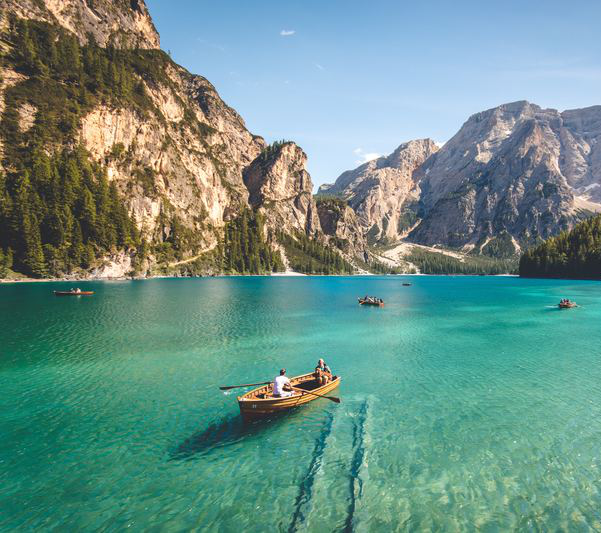
#> input picture pr_10/img_left.png, 601 x 533 px
$ python stitch1.py   (older library calls are emulated)
#> lines starting #> are read from the running program, lines starting #| are printed output that depends on the picture; after the words box and inside, x2 and y2 are one past the last pixel; in counts of white or black regions, pixels touching at a corner belong together
import sys, os
import numpy as np
from imageio import imread, imwrite
from scipy.ndimage.filters import convolve
from PIL import Image

def calc_energy(img):
    filter_du = np.array([
        [1.0, 2.0, 1.0],
        [0.0, 0.0, 0.0],
        [-1.0, -2.0, -1.0],
    ])
    filter_du = np.stack([filter_du] * 3, axis=2)

    filter_dv = np.array([
        [1.0, 0.0, -1.0],
        [2.0, 0.0, -2.0],
        [1.0, 0.0, -1.0],
    ])
    filter_dv = np.stack([filter_dv] * 3, axis=2)
    img = img.astype('float32')
    convolved = np.absolute(convolve(img, filter_du)) + np.absolute(convolve(img, filter_dv))

    energy_map = convolved.sum(axis=2)
    return energy_map

def minimum_seam(img):
    r, c, _ = img.shape
    energy_map = calc_energy(img)
    M = energy_map.copy()
    backtrack = np.zeros_like(M, dtype=np.int)

    for i in range(1, r):
        for j in range(0, c):
            if j == 0:
                idx = np.argmin(M[i - 1, j:j + 2])
                backtrack[i, j] = idx + j
                min_energy = M[i - 1, idx + j]
            else:
                idx = np.argmin(M[i - 1, j - 1:j + 2])
                backtrack[i, j] = idx + j - 1
                min_energy = M[i - 1, idx + j - 1]
            M[i, j] += min_energy
    return M, backtrack

def left_column(img, base_img):
#> called with img = 'img_left.png', base_img = 'img.png'
    img_read = imread(img)
#> img_read is the input picture: shape (533, 601, 3); mean R, G, B 106.5, 143.8, 134.6
    r, c, _ = img_read.shape
#> r = 533; c = 601
    M, backtrack = minimum_seam(img_read)
#> after the loop in minimum_seam, `for i in range(1, r):`:
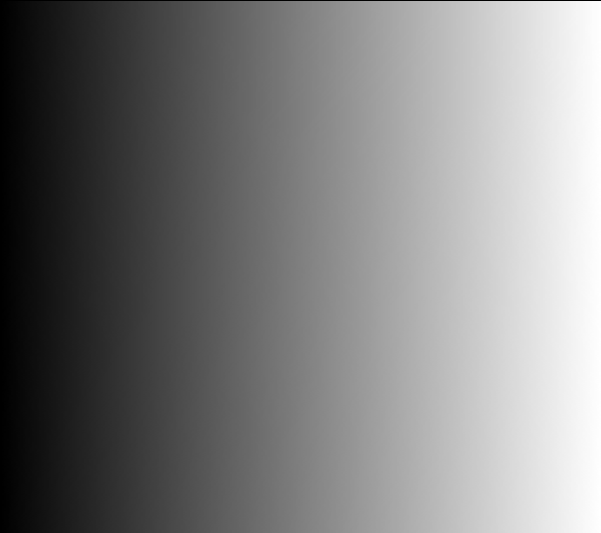
#> backtrack: shape (533, 601) int64; min 0, max 600, mean 299.4; drawn with min black and max white
    mask = np.ones((r, c), dtype=np.bool)
    j = np.argmin(M[-1])
#> j = 552
    for i in reversed(range(r)):
        mask[i, j] = False
        j = backtrack[i, j]
#> this loop made 533 passes
#> j on passes 1 to 3: 552, 553, 554
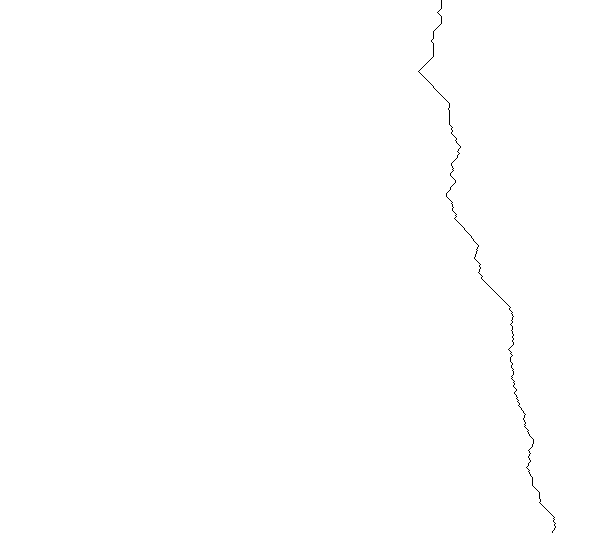
#> mask: shape (533, 601) bool; 99.8% white; black in thin lines or dots, all inside (x1, y1, x2, y2) = (418, 0, 556, 533)

    mask = np.transpose(mask)
#> mask: shape (601, 533) bool; 99.8% white; black in thin lines or dots, all inside (x1, y1, x2, y2) = (0, 418, 533, 556)
    base_img_size = Image.open(base_img)
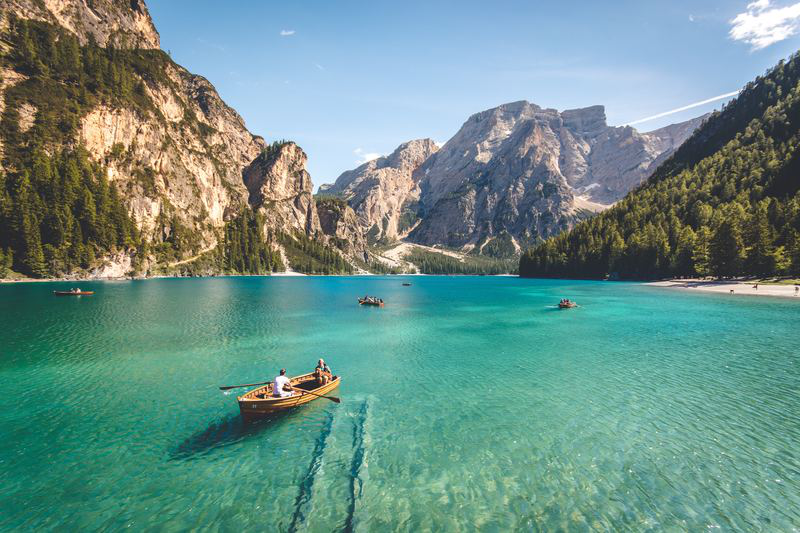
#> input picture pr_10/img.png, 800 x 533 px
#> base_img_size is the input picture: PIL image 800x533 RGB; mean R, G, B 106.8, 143.5, 135.9
    img_ = Image.open(img)
    img1 = img_.copy()
    img1 = img1.convert('RGBA')

    # img1 = img1.resize((img_.width,img_.height))
    new_img = Image.new(size=(base_img_size.width, base_img_size.height), mode='RGBA')
#> new_img: PIL image 800x533 RGBA; every value is 0
    back_img = new_img.copy()
    back_img.paste(img1, (0, 0), img1)
    back_img.save('temp_.png')
    img1 = Image.open('temp_.png')


    for i in range(img_.width):
        for j in range(img_.height):
            if mask[i,j] == False:
                # new_img.putpixel((i,j),(255,0,0,255))
                for k in range(i):
                    rgba = img1.getpixel((k,j))
                    new_img.putpixel((k,j),rgba)
    new_img.show()
    os.remove('temp_.png')
    return new_img


def right_column(img, base_img):
#> called with img = 'img_right.png', base_img = 'img.png'
    img_read = imread(img)
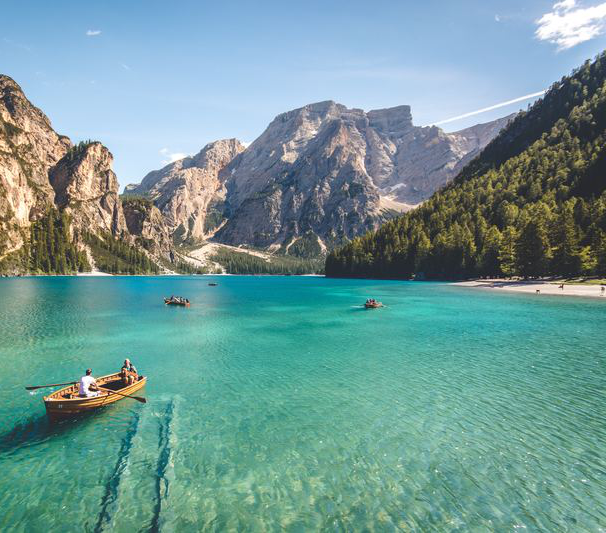
#> input picture pr_10/img_right.png, 606 x 533 px
#> img_read is the input picture: shape (533, 606, 3); mean R, G, B 112.6, 152.2, 150.1
    r, c, _ = img_read.shape
#> r = 533; c = 606
    M, backtrack = minimum_seam(img_read)
#> after the loop in minimum_seam (call 2), `for i in range(1, r):`:
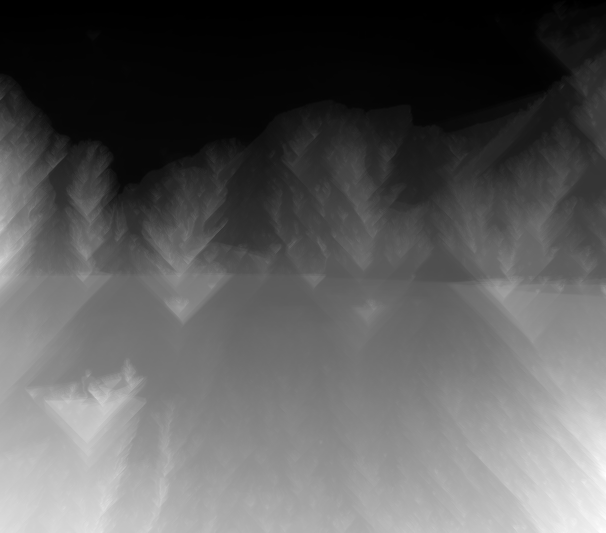
#> M: shape (533, 606) float32; min 0, max 172302, mean 62100.2; drawn with min black and max white
    mask = np.ones((r, c), dtype=np.bool)
    j = np.argmin(M[-1])
#> j = 358
    for i in reversed(range(r)):
        mask[i, j] = False
        j = backtrack[i, j]
#> this loop made 533 passes
#> j on passes 1 to 3: 358, 359, 360
#> mask: shape (533, 606) bool; 99.8% white; black in thin lines or dots, all inside (x1, y1, x2, y2) = (224, 0, 362, 533)

    mask = np.transpose(mask)
#> mask: shape (606, 533) bool; 99.8% white; black in thin lines or dots, all inside (x1, y1, x2, y2) = (0, 224, 533, 362)
    base_img_size = Image.open(base_img)
    img_ = Image.open(img)
    img1 = img_.copy()
    img1 = img1.convert('RGBA')
#> img1: PIL image 606x533 RGBA

    # img1 = img1.resize((img_.width,img_.height))
    new_img = Image.new(size=(base_img_size.width, base_img_size.height), mode='RGBA')
    back_img = new_img.copy()
    back_img.paste(img1, (back_img.width-img1.width, 0), img1)
    back_img.save('temp_.png')
    img1 = Image.open('temp_.png')

    for i in range(img_.width):
        for j in range(img_.height):
            if mask[i,j] == False:
                # new_img.putpixel((i,j),(255,0,0,255))
                for k in range(i,img_.width):
                    rgba = img1.getpixel((k,j))
                    new_img.putpixel((k,j),rgba)
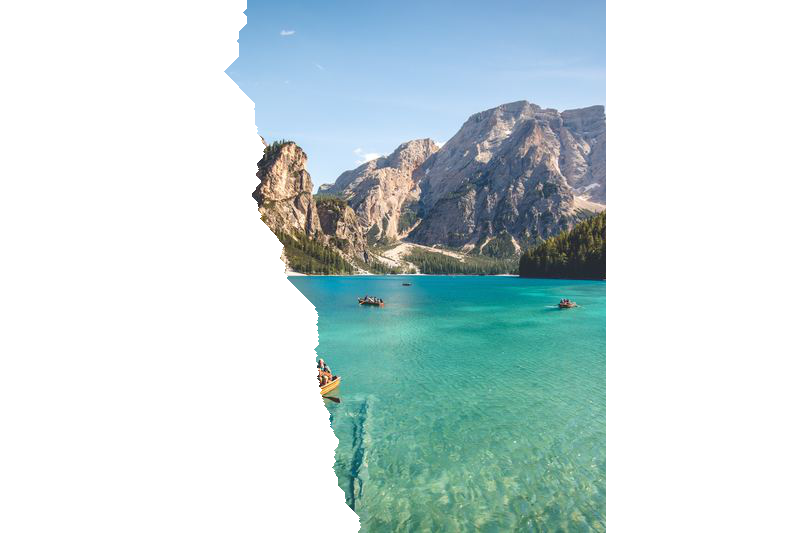
#> new_img: PIL image 800x533 RGBA; mean R, G, B, A 46.7, 63.7, 64.8, 100.7; transparent parts drawn white
    new_img.show()
    os.remove('temp_.png')
    return new_img

def main():
    out_left = left_column('img_left.png', 'img.png')
    out_right = right_column('img_right.png', 'img.png')
    imwrite('final_stitch_left.png', out_left)
    imwrite('final_stitch_right.png', out_right)
    img = Image.open('final_stitch_left.png')
    background = Image.open('stitch_right.png')
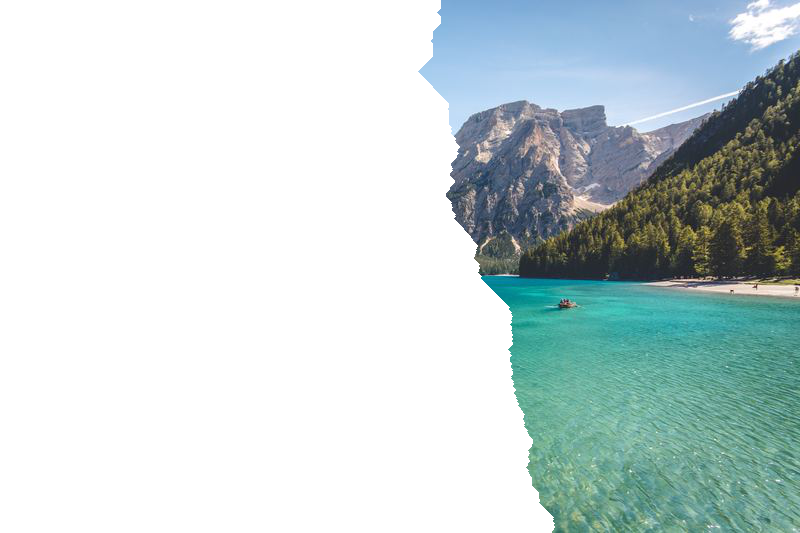
#> input picture pr_10/stitch_right.png, 800 x 533 px
#> background is the input picture: PIL image 800x533 RGBA; mean R, G, B, A 43.5, 57.8, 58.3, 100.7
    background.paste(img, (0, 0), img)
    background.save('final_stitch_overlap.png','PNG')
if __name__ == '__main__':
    main()
